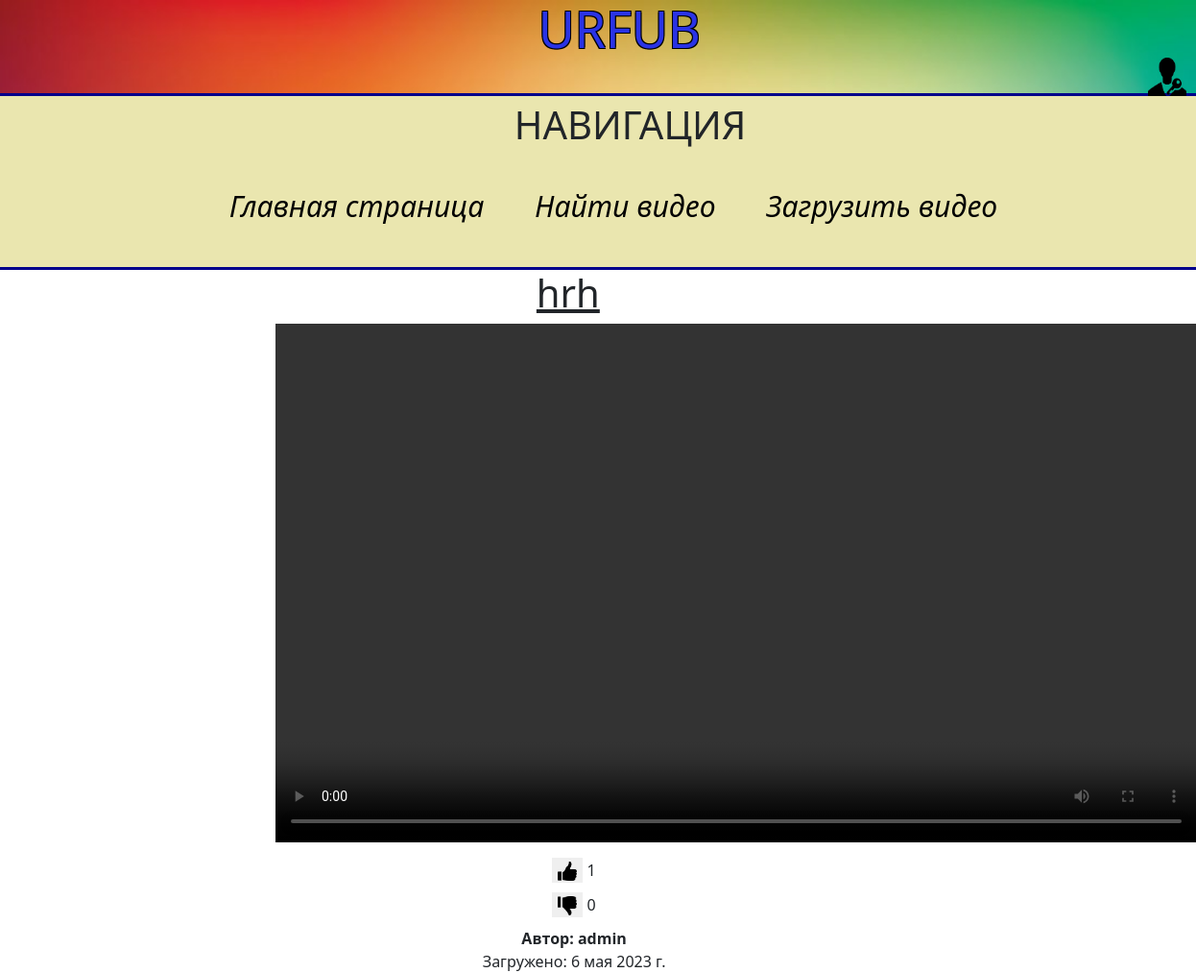
/video/watch/3, run on the app's committed database.
### urfub/models.py (models this page shows, shortened)
class videos(models.Model):
    id = models.IntegerField(primary_key=True)
    key = models.CharField(max_length=100, null=False, default='Atom')
    url_storage = EmbedVideoField(null=False, default='11')
    title = models.CharField(max_length=100, null=False)
    likes = models.IntegerField(default=0)
    dislike = models.IntegerField(default=0)
    publish_date = models.DateField(default=django.utils.timezone.datetime.today().strftime('%Y-%m-%d'))
    author = models.ForeignKey(
        settings.AUTH_USER_MODEL,
        related_name='creator',
        on_delete=models.CASCADE)
    liked = models.ManyToManyField(settings.AUTH_USER_MODEL,
                                   related_name='liked_users',
                                   default=None
                                   )
    disliked = models.ManyToManyField(settings.AUTH_USER_MODEL,
                                   related_name='disliked_users',
                                   default=None
                                   )
    class Meta:
        ordering = ['-id']

### urfub/views.py (the view)
# urls.py: path('video/watch/<int:id>', views.getVideo, name='watchVideo'),
def getVideo(request, id:int = 0) -> HttpResponse:
    if request.method == "GET":
        count_id = cur.execute("SELECT COUNT(*) FROM urfub_videos WHERE id > 0").fetchone()[0]
        if count_id == 0 or id > count_id:
            return HttpResponseNotFound("Видео с таким ID не существует", status=404)
        if id == 0:
            vid_id = random.randint(1,count_id)
            vid = videos.objects.get(id=vid_id)
        else:
            vid = videos.objects.get(id=id)
        vid.url_storage = s3.generate_presigned_url(ClientMethod='get_object',
                                        Params={
                                            'Bucket': BUCKET_NAME,
                                            'Key': vid.key
                                        })
        author = cur.execute("SELECT username FROM auth_user WHERE id == {0}".format(vid.author_id)).fetchone()[0]
        return render(request, "main/video.html", context={'video' : vid, 'author' : author})

### urfub/templates/main/video.html (shortened to what this page needs)
{% extends 'main/main.html' %}
{% load static %}
{% block content %}
    <h3 class="name-vid">{{ video.title }}</h3>
        <p class="vid-single">
            <video
            id="my-video"
            controls
            preload="auto"
            width="960"
            height="540">
                 <source type="video/mp4" src={{ video.url_storage }}>
            </video>
        </p>
    <div class="descript-vid">
        <section class="grades">
            <form action="{% url 'likes' video.id %}" method="POST">
                <button id='like' class="reaction" type="submit" style=""><img src="{% static 'main/img/like.png' %}" height="20" width="20" alt="like"></button> <span class="like-count">{{ video.likes }}</span>
            </form>
            <form action="{% url 'dislikes' video.id %}" method="POST">
                <button id='dislike' class="reaction" type="submit" style=""><img src="{% static 'main/img/dislike.png' %}" height="20" width="20" alt="dislike"></button> <span class="dislike-count">{{ video.dislike }}</span>
            </form>
        </section>
        <strong>Автор: {{ author }}</strong>
        <br>
        <span>Загружено: {{ video.publish_date }}</span>
    </div>
{% endblock %}

### urfub/static/main/css/total_style.css (style rules this page uses)
.vid-single { display: flex; margin-left: 23%; }
.descript-vid { text-align: center; margin-right: 4%; }
.name-vid { text-align: center; margin-right: 5%; font-size: 40px; text-decoration: underline; }
.grades button { border: 0; }
.Video-prew form { justify-content:center; align-items:center; margin: 10px; }

### data on the page
videos: title "hrh", likes "1", dislike "0", publish_date "6 мая 2023 г."

### other printed values
{{ author }} "admin"
